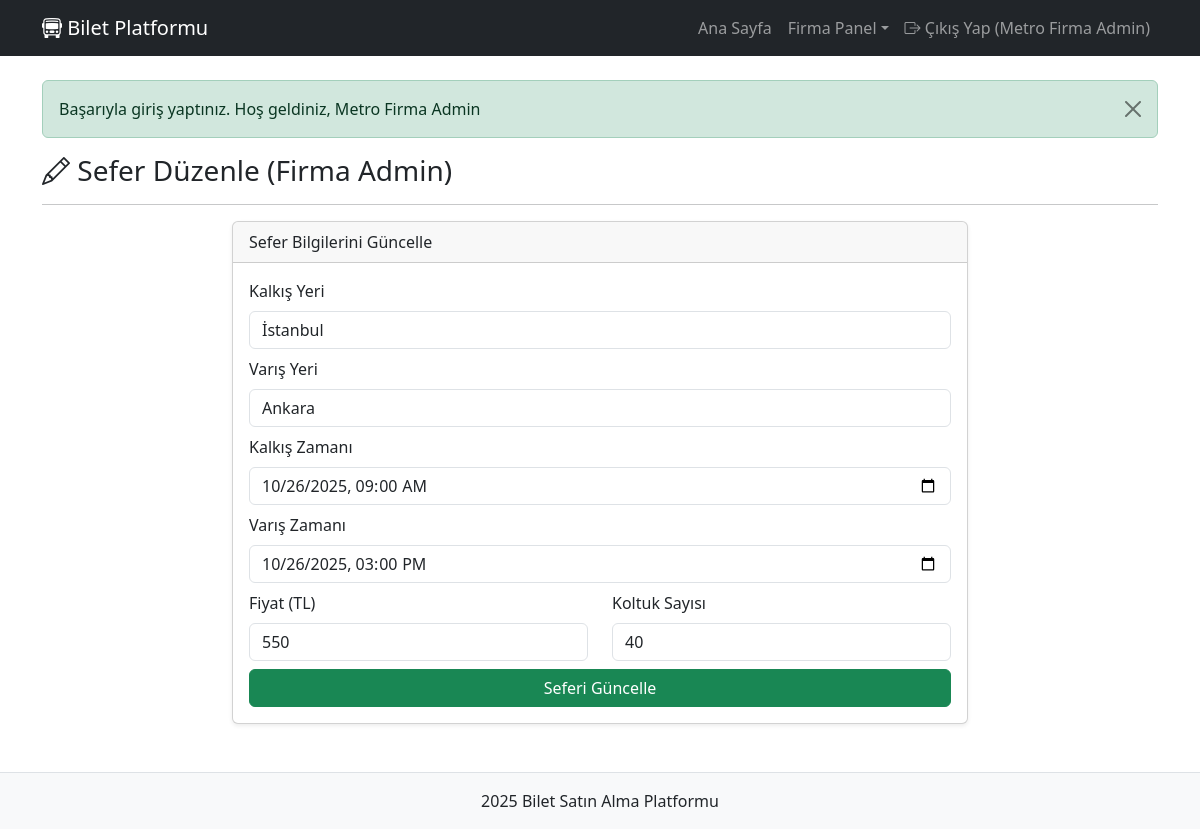
/firma/trips/edit/1 (signed in), run on the app's committed database.
### tables this page shows
CREATE TABLE Trips (
            id INTEGER PRIMARY KEY AUTOINCREMENT,
            company_id INTEGER NOT NULL,
            departure_city TEXT NOT NULL,
            arrival_city TEXT NOT NULL,
            departure_time DATETIME NOT NULL,
            arrival_time DATETIME NOT NULL,
            price REAL NOT NULL,
            seat_count INTEGER NOT NULL DEFAULT 40,
            FOREIGN KEY (company_id) REFERENCES Companies(id) ON DELETE CASCADE
        );

### app/controllers/FirmaAdminController.php (called while the page is built, shortened)
<?php
class FirmaAdminController {
    private $db;
    private $company_id;
    public function __construct() {
        $this->db = (new Database())->getConnection();
        $this->company_id = $_SESSION['company_id'];
    }
    public function editTrip($id) {
        $stmt = $this->db->prepare("SELECT * FROM Trips WHERE id = ? AND company_id = ?");
        $stmt->execute([$id, $this->company_id]);
        $trip = $stmt->fetch();
        load_view('firma/edit_trip', ['trip' => $trip]);
    }
}

### app/config/Database.php (called while the page is built)
<?php
class Database {
    private $dbPath = __DIR__ . '/../../database/bus_ticket.sqlite';
    private $connection = null;
    public function getConnection() {
        if ($this->connection == null) {
            try {
                $this->connection = new PDO("sqlite:" . $this->dbPath);
                $this->connection->setAttribute(PDO::ATTR_ERRMODE, PDO::ERRMODE_EXCEPTION);
                $this->connection->setAttribute(PDO::ATTR_DEFAULT_FETCH_MODE, PDO::FETCH_ASSOC);
                $this->connection->exec('PRAGMA foreign_keys = ON;');
            } catch (PDOException $e) {
                die("Bağlantı hatası: " . $e->getMessage());
            }
        }
        return $this->connection;
    }
}

### app/config/init.php (called while the page is built, shortened)
<?php
require_once __DIR__ . '/Database.php';
function e($string) {
    return htmlspecialchars($string, ENT_QUOTES, 'UTF-8');
}

### app/views/firma/edit_trip.php (the view, shortened to what this page needs)
<h3><i class="bi bi-pencil"></i> Sefer Düzenle (Firma Admin)</h3>
<hr>
<div class="row justify-content-center">
    <div class="col-md-8">
        <div class="card shadow-sm">
            <div class="card-header">Sefer Bilgilerini Güncelle</div>
            <div class="card-body">
                <form action="<?php echo BASE_URL . 'firma/trips/update/' . $trip['id']; ?>" method="POST">
                    <div class="mb-2">
                        <label class="form-label">Kalkış Yeri</label>
                        <input type="text" name="departure_city" class="form-control" value="<?php echo e($trip['departure_city']); ?>" required>
                    </div>
                    <div class="mb-2">
                        <label class="form-label">Varış Yeri</label>
                        <input type="text" name="arrival_city" class="form-control" value="<?php echo e($trip['arrival_city']); ?>" required>
                    </div>
                    <div class="mb-2">
                        <label class="form-label">Kalkış Zamanı</label>
                        <input type="datetime-local" name="departure_time" class="form-control" value="<?php echo e(date('Y-m-d\TH:i', strtotime($trip['departure_time']))); ?>" required>
                    </div>
                    <div class="mb-2">
                        <label class="form-label">Varış Zamanı</label>
                        <input type="datetime-local" name="arrival_time" class="form-control" value="<?php echo e(date('Y-m-d\TH:i', strtotime($trip['arrival_time']))); ?>" required>
                    </div>
                    <div class="row">
                        <div class="col-6 mb-2">
                             <label class="form-label">Fiyat (TL)</label>
                            <input type="number" step="0.01" name="price" class="form-control" value="<?php echo e($trip['price']); ?>" required>
                        </div>
                         <div class="col-6 mb-2">
                             <label class="form-label">Koltuk Sayısı</label>
                            <input type="number" name="seat_count" class="form-control" value="<?php echo e($trip['seat_count']); ?>" required>
                        </div>
                    </div>
                    <button type="submit" class="btn btn-success w-100">Seferi Güncelle</button>
                </form>
            </div>
        </div>
    </div>
</div>

### data on the page
trips: departure_city "İstanbul", arrival_city "Ankara", departure_time "10/26/2025 09:00", arrival_time "10/26/2025 15:00", price "550", seat_count "40"

### other printed values
$_SESSION['fullname'] "Metro Firma Admin"
$msg['message'] "Başarıyla giriş yaptınız. Hoş geldiniz, Metro Firma Admin"
